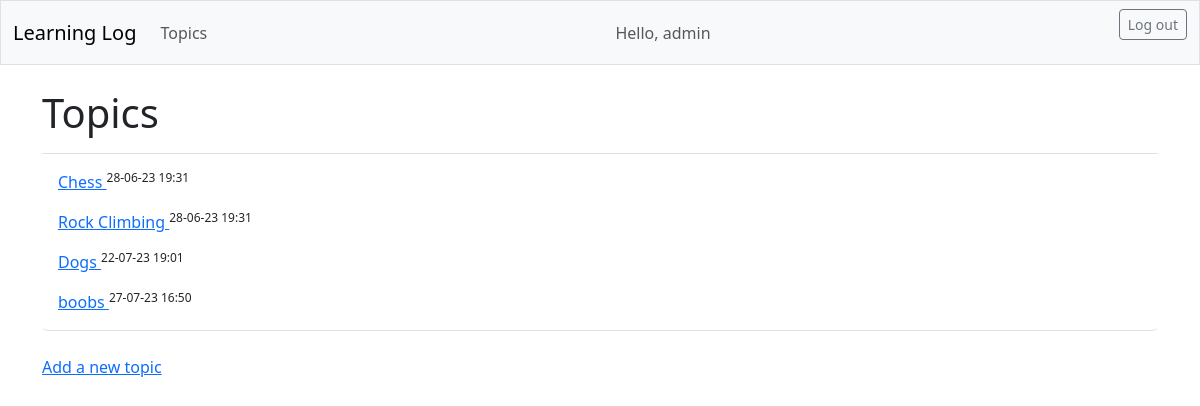
Page /topics/ (signed in) on the earlier database version.
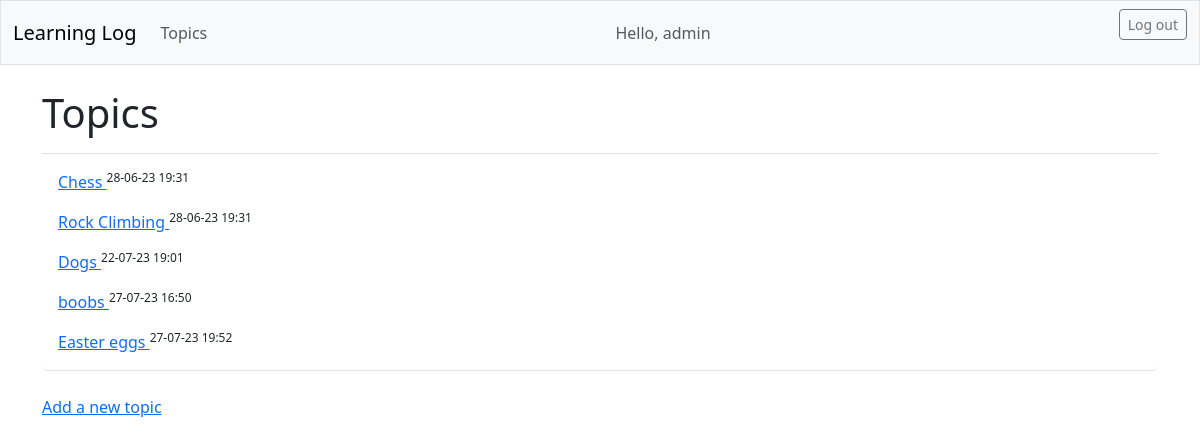
Same page on the later database version.
### learning_logs/models.py (models this page shows, shortened)
class Topic(models.Model):
    text = models.CharField(max_length=200)
    date_added = models.DateTimeField(auto_now_add=True)
    owner = models.ForeignKey(User, on_delete=models.CASCADE)

### learning_logs/views.py (the view)
# urls.py: path("topics/", views.topics, name="topics"),
@login_required
def topics(request):
    topics = Topic.objects.filter(owner=request.user).order_by("date_added")
    context = {"topics": topics}
    return render(request, "learning_logs/topics.html", context)

### learning_logs/templates/learning_logs/topics.html
{% extends 'learning_logs/base.html' %}
{% block page_header %}
  <h1>Topics</h1>
{% endblock page_header %}
{% block content %}
  <ul class="list-group border-bottom pb-2 mb-4">
    {% for topic in topics %}
      <li class="list-group-item border-0">
        <a href="{% url 'learning_logs:topic' topic.id %}">
          {{topic.text}}
        </a>
        <sup> {{topic.date_added|date:'d-m-y H:i'}}</sup>
    </li>
    {% empty %}
      <li class="list-group-item">No topics have been added</li>
    {% endfor %}
  </ul>
  <a href="{% url 'learning_logs:new_topic' %}">Add a new topic </a>
{% endblock content %}

### learning_logs/templates/learning_logs/base.html (shortened to what this page needs)
<!doctype>
<html lang="pl">
<head>
  {% load django_bootstrap5 %}
  {% bootstrap_css %}
</head>
<body>
  <nav class="navbar navbar-expand-md navbar-light bg-light mb-4 border">
    <div class="container-fluid">
      <a class="navbar-brand" href="{% url 'learning_logs:index' %}">Learning Log</a>
      <div class="collapse navbar-collapse" id="navbarCollapse">
        <ul class="navbar-nav me-auto mb-2 mb-md-0">
          <li class="nav-item">
            <a class="nav-link" href="{% url 'learning_logs:topics' %}">Topics</a>
          </li>
        </ul>
        <ul class="navbar-nav me-auto mb-2 mb-md-0" >
          {% if user.is_authenticated %}
            <li class="nav-item">
              <span class="navbar-text me-2">Hello, {{user.username}}</span>
            </li>
          {% endif %}
        </ul>
        {% if user.is_authenticated %}
          <form action="{% url 'accounts:logout' %}" method="post">
            <button name="submit" class="btn btn-outline-secondary btn-sm ">Log out</button>
          </form>
        {% endif %}
      </div>
    </div>
  </nav>
  <main class="container">
    <div class="pb-2 mb-2 border-bottom">
      {% block page_header %}{% endblock page_header %}
    </div>
    <div>
      {% block content %}{% endblock content %}
    </div>
  </main>
</body>
</html>

Differences in the rows shown:
added Topic: text "Easter eggs", date_added "27-07-23 19:52"
